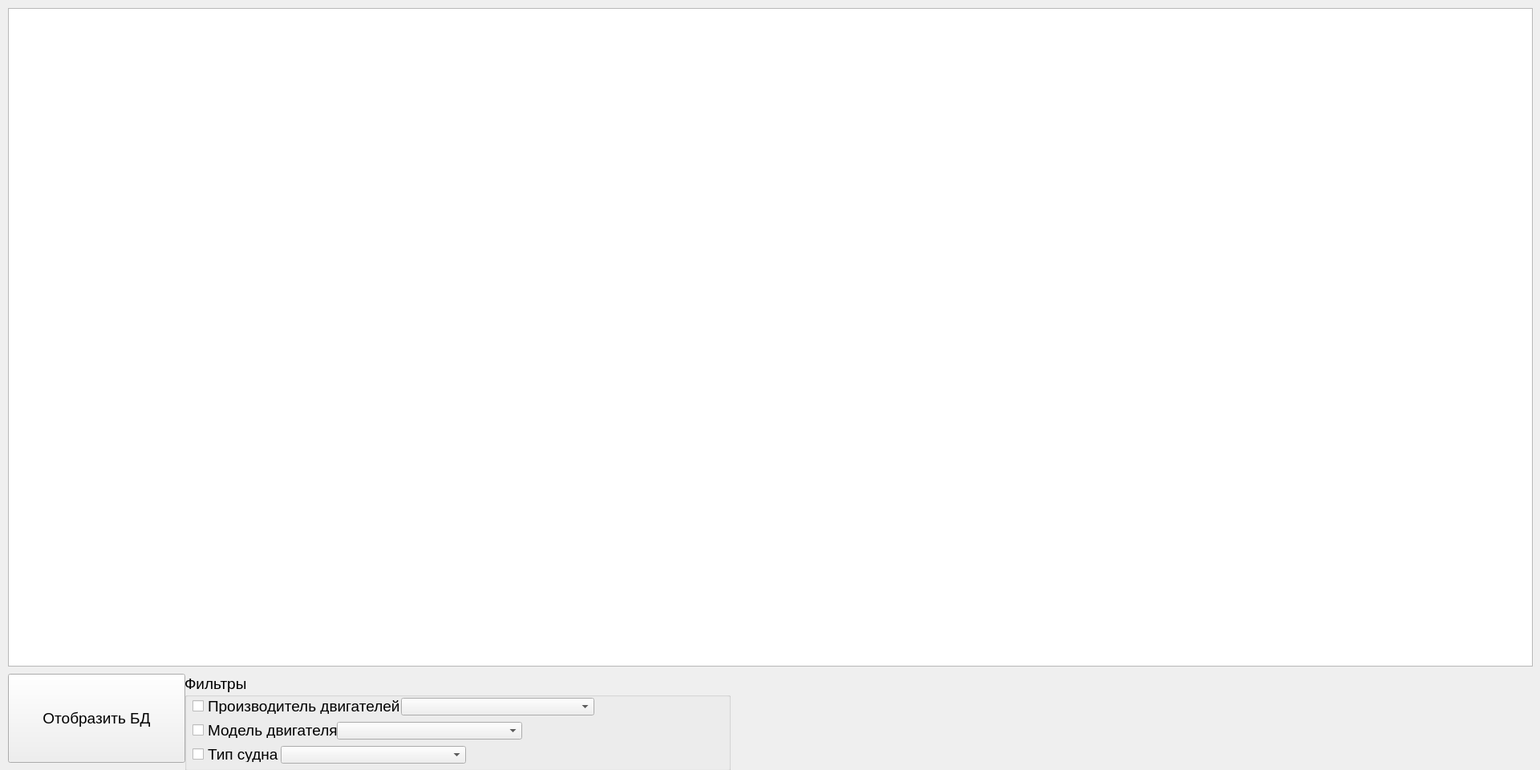
<?xml version="1.0" encoding="UTF-8"?>
<ui version="4.0">
 <class>UserForm</class>
 <widget class="QWidget" name="UserForm">
  <property name="geometry">
   <rect>
    <x>0</x>
    <y>0</y>
    <width>1920</width>
    <height>960</height>
   </rect>
  </property>
  <property name="windowTitle">
   <string>Аналитик</string>
  </property>
  <widget class="QTableView" name="tableView">
   <property name="geometry">
    <rect>
     <x>10</x>
     <y>10</y>
     <width>1901</width>
     <height>821</height>
    </rect>
   </property>
   <property name="font">
    <font>
     <pointsize>10</pointsize>
    </font>
   </property>
  </widget>
  <widget class="QPushButton" name="pushButton">
   <property name="geometry">
    <rect>
     <x>10</x>
     <y>840</y>
     <width>221</width>
     <height>111</height>
    </rect>
   </property>
   <property name="font">
    <font>
     <pointsize>14</pointsize>
    </font>
   </property>
   <property name="text">
    <string>Отобразить БД</string>
   </property>
  </widget>
  <widget class="QGroupBox" name="groupBox">
   <property name="geometry">
    <rect>
     <x>230</x>
     <y>840</y>
     <width>681</width>
     <height>121</height>
    </rect>
   </property>
   <property name="font">
    <font>
     <pointsize>14</pointsize>
    </font>
   </property>
   <property name="title">
    <string>Фильтры</string>
   </property>
   <widget class="QComboBox" name="comboBox">
    <property name="geometry">
     <rect>
      <x>270</x>
      <y>30</y>
      <width>241</width>
      <height>22</height>
     </rect>
    </property>
    <property name="font">
     <font>
      <pointsize>11</pointsize>
     </font>
    </property>
   </widget>
   <widget class="QCheckBox" name="checkBox">
    <property name="geometry">
     <rect>
      <x>10</x>
      <y>30</y>
      <width>281</width>
      <height>20</height>
     </rect>
    </property>
    <property name="font">
     <font>
      <pointsize>14</pointsize>
     </font>
    </property>
    <property name="text">
     <string>Производитель двигателей</string>
    </property>
   </widget>
   <widget class="QComboBox" name="comboBox_2">
    <property name="geometry">
     <rect>
      <x>190</x>
      <y>60</y>
      <width>231</width>
      <height>22</height>
     </rect>
    </property>
    <property name="font">
     <font>
      <pointsize>11</pointsize>
     </font>
    </property>
   </widget>
   <widget class="QCheckBox" name="checkBox_2">
    <property name="geometry">
     <rect>
      <x>10</x>
      <y>60</y>
      <width>181</width>
      <height>20</height>
     </rect>
    </property>
    <property name="font">
     <font>
      <pointsize>14</pointsize>
     </font>
    </property>
    <property name="text">
     <string>Модель двигателя</string>
    </property>
   </widget>
   <widget class="QComboBox" name="comboBox_3">
    <property name="geometry">
     <rect>
      <x>120</x>
      <y>90</y>
      <width>231</width>
      <height>22</height>
     </rect>
    </property>
    <property name="font">
     <font>
      <pointsize>11</pointsize>
     </font>
    </property>
   </widget>
   <widget class="QCheckBox" name="checkBox_3">
    <property name="geometry">
     <rect>
      <x>10</x>
      <y>90</y>
      <width>171</width>
      <height>20</height>
     </rect>
    </property>
    <property name="font">
     <font>
      <pointsize>14</pointsize>
     </font>
    </property>
    <property name="text">
     <string>Тип судна</string>
    </property>
   </widget>
  </widget>
 </widget>
 <resources/>
 <connections/>
</ui>
